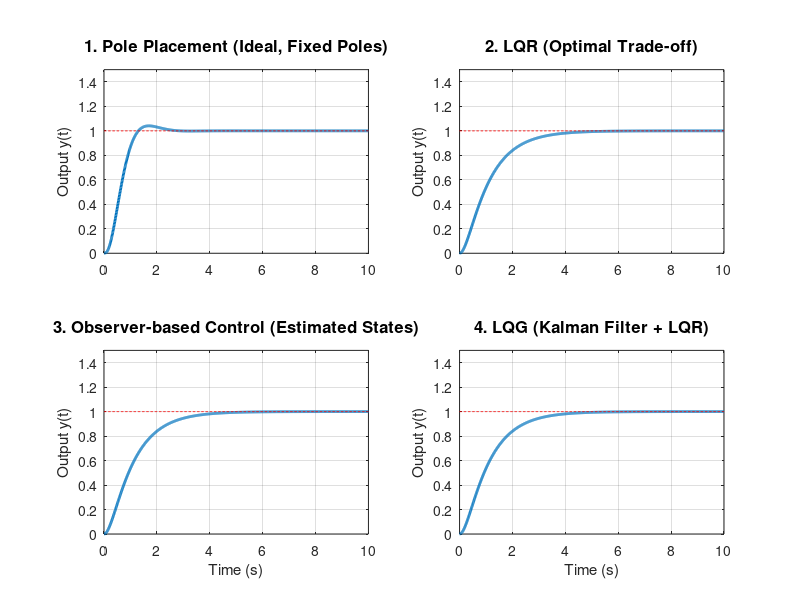

Write the MATLAB code that produced this figure.
% control_demo_5_statespace.m
% State-Space Control Design: Pole Placement, LQR, Observer, LQG
% Plant: G(s) = 10 / (s^3 + 5s^2 + 4s)

%% 0. System Definition (State-Space Representation)
num = 10;
den = [1 5 4 0];
sys_tf = tf(num, den);
sys_ss = ss(sys_tf); % Convert to State-Space: dx/dt = Ax + Bu, y = Cx + Du
A = sys_ss.A;
B = sys_ss.B;
C = sys_ss.C;
D = sys_ss.D;

% Pre-scaler for reference tracking (Nbar) to get zero steady-state error
calc_Nbar = @(A,B,C,K) inv(-C*inv(A-B*K)*B);

t = 0:0.01:10; % Simulation time
r = ones(size(t)); % Step reference input

%% 1. Pole Placement (Ackermann's Formula)
% Desired closed-loop poles: fast response (-2+/-2j) and one fast real pole (-10)
p_des = [-2+2j, -2-2j, -10];
K_pp = place(A, B, p_des);
N_pp = calc_Nbar(A,B,C,K_pp);
sys_cl_pp = ss(A - B*K_pp, B*N_pp, C, D);
y_pp = lsim(sys_cl_pp, r, t);

%% 2. LQR (Linear Quadratic Regulator)
% Q: penalty on states (large Q = tight control), R: penalty on input (large R = save energy)
Q = diag([100, 10, 1]); % Penalize position error most
R = 1; 
K_lqr = lqr(A, B, Q, R);
N_lqr = calc_Nbar(A,B,C,K_lqr);
sys_cl_lqr = ss(A - B*K_lqr, B*N_lqr, C, D);
y_lqr = lsim(sys_cl_lqr, r, t);

%% 3. State Observer + State Feedback (Luenberger)
% We cannot measure all states, so we estimate them using C.
% Observer poles must be faster than controller poles (e.g., 5x faster)
p_obs = [-15, -16, -17];
L_obs = place(A', C', p_obs)'; % L matrix

% Combine LQR controller with Observer
% Closed loop with observer: dx_e/dt = (A - L*C)*x_e (estimation error dynamics)
A_obs_cl = [A - B*K_lqr, B*K_lqr; zeros(size(A)), A - L_obs*C];
B_obs_cl = [B*N_lqr; zeros(size(B))];
C_obs_cl = [C, zeros(size(C))];
sys_cl_obs = ss(A_obs_cl, B_obs_cl, C_obs_cl, 0);
y_obs = lsim(sys_cl_obs, r, t);

%% 4. LQG (Linear Quadratic Gaussian) -> Kalman Filter + LQR
% Process noise covariance Qn, Measurement noise covariance Rn
Qn = 0.1 * eye(3); % Process noise
Rn = 0.5;          % Measurement noise (noisy sensor)
[L_kf, P, E] = lqe(A, eye(3), C, Qn, Rn); % Kalman filter gain

% Combine LQR with Kalman Filter
A_lqg_cl = [A - B*K_lqr, B*K_lqr; zeros(size(A)), A - L_kf*C];
B_lqg_cl = [B*N_lqr; zeros(size(B))];
C_lqg_cl = [C, zeros(size(C))];
sys_cl_lqg = ss(A_lqg_cl, B_lqg_cl, C_lqg_cl, 0);

% Simulate LQG with actual noise injected
v = sqrt(Rn)*randn(size(t)); % Sensor noise
w = sqrt(Qn(1,1))*randn(length(t), 3); % Process noise
% To simulate properly with noise, we use lsim with multi-inputs if modeled exactly,
% but for simplicity of visual comparison, we will plot the ideal response of LQG
% (showing it remains stable) and then add noise visually or via custom loop.
% Here we do a deterministic step response for fair comparison of dynamics.
y_lqg = lsim(sys_cl_lqg, r, t);


%% Visualization (4 Subplots)
figure('Position', [100, 100, 1200, 800]);

subplot(2, 2, 1);
plot(t, y_pp, 'LineWidth', 2); hold on; plot(t, r, 'r--');
title('1. Pole Placement (Ideal, Fixed Poles)', 'FontSize', 12, 'FontWeight', 'bold');
ylabel('Output y(t)'); grid on; ylim([0 1.5]);

subplot(2, 2, 2);
plot(t, y_lqr, 'LineWidth', 2); hold on; plot(t, r, 'r--');
title('2. LQR (Optimal Trade-off)', 'FontSize', 12, 'FontWeight', 'bold');
ylabel('Output y(t)'); grid on; ylim([0 1.5]);

subplot(2, 2, 3);
plot(t, y_obs, 'LineWidth', 2); hold on; plot(t, r, 'r--');
title('3. Observer-based Control (Estimated States)', 'FontSize', 12, 'FontWeight', 'bold');
xlabel('Time (s)'); ylabel('Output y(t)'); grid on; ylim([0 1.5]);

subplot(2, 2, 4);
plot(t, y_lqg, 'LineWidth', 2); hold on; plot(t, r, 'r--');
title('4. LQG (Kalman Filter + LQR)', 'FontSize', 12, 'FontWeight', 'bold');
xlabel('Time (s)'); ylabel('Output y(t)'); grid on; ylim([0 1.5]);

exportgraphics(gcf, 'state_space_comparison.png', 'Resolution', 300);
exit;
